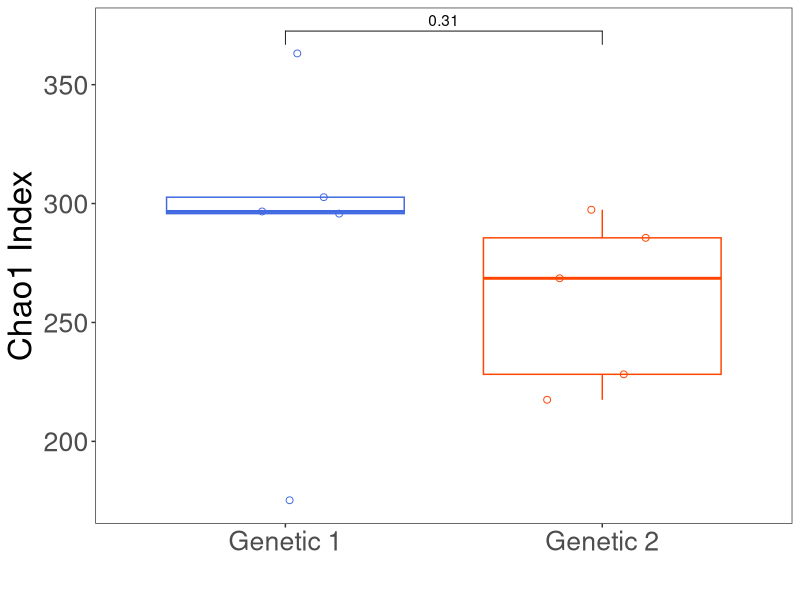
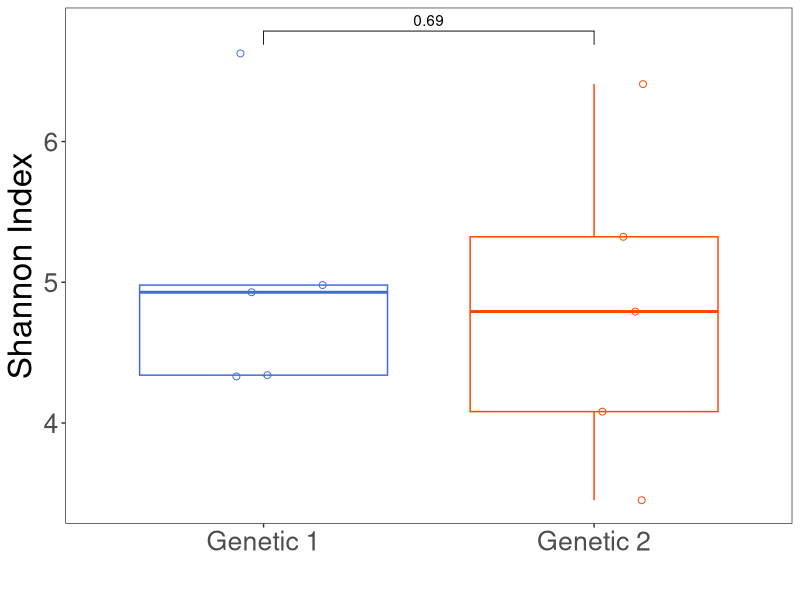

Write the R code that produced these figures, in order.
#!/usr/bin/env Rscript
## Purpose of script: alpha diversity boxplot
## Date created: 22.07.2020
## Author: luigui gallardo-becerra (bfllg77@gmail.com)
# Package installation
#install.packages("dplyr")
#install.packages("ggplot2")
#install.packages("ggpubr")
library("dplyr")
library("ggplot2")
library("ggpubr")
# Data input
alpha_data <- read.table(file = "hep_all_metrics.txt", sep = "\t", header = T)
# Define colors
colors <- c("royalblue", "orangered")
p_value <- list(c("Genetic 1", "Genetic 2"))
### chao1 ###
boxplot <- ggplot(alpha_data, aes(x = group, y = chao1)) +
geom_boxplot(aes(color = group),
    outlier.shape = NA) +
geom_point(aes(color = group),
    size = 2,
    shape = 21,
    position = position_jitterdodge()) +
theme_test() +
theme(legend.position = "none") +
labs(x = "",
    y = "Chao1 Index") +
scale_color_manual(values = colors) +
theme(text = element_text(size = 24),
    axis.title.y = element_text(size = 24)) +
stat_compare_means(comparisons = p_value,
    method = "wilcox.test") +
theme(text = element_text(size = 24),
    axis.title.y = element_text(size = 24))
# Creation of pdf
pdf(file = "chao1_hep_genetics.pdf")
print (boxplot)
dev.off()

### Shannon ###
boxplot <- ggplot(alpha_data, aes(x = group, y = shannon)) +
geom_boxplot(aes(color = group),
    outlier.shape = NA) +
geom_point(aes(color = group),
    size = 2,
    shape = 21,
    position = position_jitterdodge()) +
theme_test() +
theme(legend.position = "none") +
labs(x = "",
    y = "Shannon Index") +
scale_color_manual(values = colors) +
theme(text = element_text(size = 24),
    axis.title.y = element_text(size = 24)) +
stat_compare_means(comparisons = p_value,
    method = "wilcox.test") +
theme(text = element_text(size = 24),
    axis.title.y = element_text(size = 24))
# Creation of pdf
pdf(file = "shannon_hep_genetics.pdf")
print (boxplot)
dev.off()